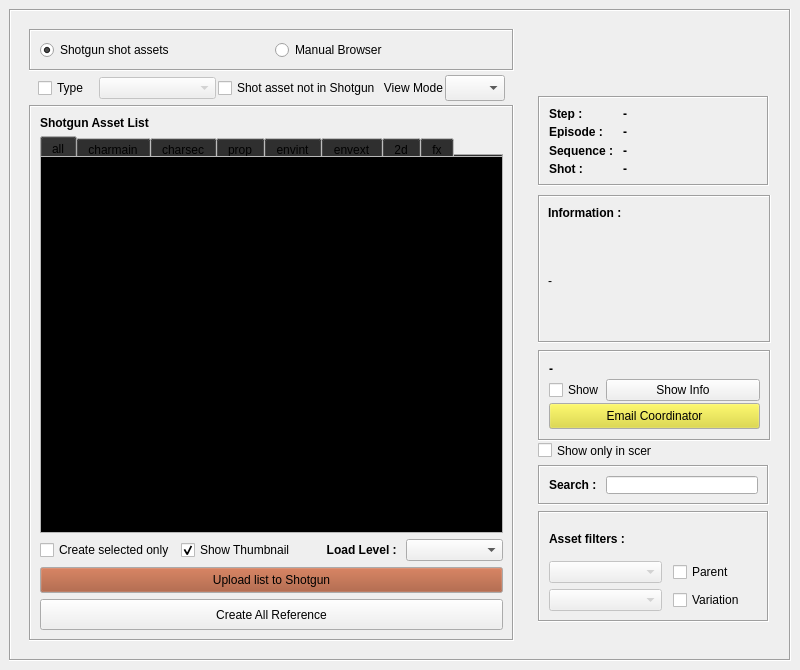
<?xml version="1.0" encoding="UTF-8"?>
<ui version="4.0">
 <class>loaderWindow</class>
 <widget class="QMainWindow" name="loaderWindow">
  <property name="geometry">
   <rect>
    <x>0</x>
    <y>0</y>
    <width>800</width>
    <height>670</height>
   </rect>
  </property>
  <property name="minimumSize">
   <size>
    <width>800</width>
    <height>0</height>
   </size>
  </property>
  <property name="windowTitle">
   <string>Arx Anim Loader v.1.0</string>
  </property>
  <widget class="QWidget" name="centralwidget">
   <layout class="QHBoxLayout" name="horizontalLayout_3">
    <item>
     <widget class="QFrame" name="frame">
      <property name="frameShape">
       <enum>QFrame::Box</enum>
      </property>
      <property name="frameShadow">
       <enum>QFrame::Sunken</enum>
      </property>
      <layout class="QHBoxLayout" name="horizontalLayout_15">
       <item>
        <widget class="QFrame" name="frame_5">
         <property name="minimumSize">
          <size>
           <width>311</width>
           <height>611</height>
          </size>
         </property>
         <property name="frameShape">
          <enum>QFrame::NoFrame</enum>
         </property>
         <property name="frameShadow">
          <enum>QFrame::Raised</enum>
         </property>
         <layout class="QVBoxLayout" name="verticalLayout_3">
          <property name="spacing">
           <number>2</number>
          </property>
          <item>
           <widget class="QFrame" name="frame_3">
            <property name="frameShape">
             <enum>QFrame::Box</enum>
            </property>
            <property name="frameShadow">
             <enum>QFrame::Sunken</enum>
            </property>
            <layout class="QHBoxLayout" name="horizontalLayout">
             <item>
              <widget class="QRadioButton" name="shotgun_radioButton">
               <property name="text">
                <string>Shotgun shot assets</string>
               </property>
               <property name="checked">
                <bool>true</bool>
               </property>
              </widget>
             </item>
             <item>
              <widget class="QRadioButton" name="manualBrowser_radioButton">
               <property name="text">
                <string>Manual Browser</string>
               </property>
              </widget>
             </item>
            </layout>
           </widget>
          </item>
          <item>
           <widget class="QFrame" name="frame_6">
            <property name="frameShape">
             <enum>QFrame::NoFrame</enum>
            </property>
            <property name="frameShadow">
             <enum>QFrame::Raised</enum>
            </property>
            <layout class="QHBoxLayout" name="horizontalLayout_6" stretch="1,2,0,1,1">
             <property name="spacing">
              <number>2</number>
             </property>
             <property name="leftMargin">
              <number>9</number>
             </property>
             <property name="topMargin">
              <number>2</number>
             </property>
             <property name="rightMargin">
              <number>9</number>
             </property>
             <property name="bottomMargin">
              <number>2</number>
             </property>
             <item>
              <widget class="QCheckBox" name="type_checkBox">
               <property name="text">
                <string>Type</string>
               </property>
              </widget>
             </item>
             <item>
              <widget class="QComboBox" name="type_comboBox">
               <property name="enabled">
                <bool>false</bool>
               </property>
              </widget>
             </item>
             <item>
              <widget class="QCheckBox" name="showMayaAsset_checkBox">
               <property name="text">
                <string>Shot asset not in Shotgun</string>
               </property>
              </widget>
             </item>
             <item>
              <widget class="QLabel" name="label_4">
               <property name="font">
                <font>
                 <weight>50</weight>
                 <bold>false</bold>
                </font>
               </property>
               <property name="text">
                <string>View Mode</string>
               </property>
               <property name="alignment">
                <set>Qt::AlignRight|Qt::AlignTrailing|Qt::AlignVCenter</set>
               </property>
              </widget>
             </item>
             <item>
              <widget class="QComboBox" name="viewMode_comboBox">
               <property name="maximumSize">
                <size>
                 <width>60</width>
                 <height>30</height>
                </size>
               </property>
               <property name="font">
                <font>
                 <pointsize>11</pointsize>
                </font>
               </property>
              </widget>
             </item>
            </layout>
           </widget>
          </item>
          <item>
           <widget class="QFrame" name="frame_2">
            <property name="minimumSize">
             <size>
              <width>291</width>
              <height>520</height>
             </size>
            </property>
            <property name="frameShape">
             <enum>QFrame::Box</enum>
            </property>
            <property name="frameShadow">
             <enum>QFrame::Sunken</enum>
            </property>
            <layout class="QVBoxLayout" name="verticalLayout">
             <item>
              <layout class="QHBoxLayout" name="horizontalLayout_5" stretch="2,1">
               <item>
                <widget class="QLabel" name="main_label">
                 <property name="font">
                  <font>
                   <weight>75</weight>
                   <bold>true</bold>
                  </font>
                 </property>
                 <property name="text">
                  <string>Shotgun Asset List</string>
                 </property>
                </widget>
               </item>
               <item>
                <widget class="QLabel" name="extra_label">
                 <property name="text">
                  <string/>
                 </property>
                 <property name="alignment">
                  <set>Qt::AlignCenter</set>
                 </property>
                </widget>
               </item>
              </layout>
             </item>
             <item>
              <layout class="QVBoxLayout" name="verticalLayout_7" stretch="1,12">
               <property name="spacing">
                <number>0</number>
               </property>
               <item>
                <widget class="QTabWidget" name="asset_tabWidget">
                 <property name="maximumSize">
                  <size>
                   <width>16777215</width>
                   <height>20</height>
                  </size>
                 </property>
                 <property name="palette">
                  <palette>
                   <active>
                    <colorrole role="Button">
                     <brush brushstyle="SolidPattern">
                      <color alpha="255">
                       <red>40</red>
                       <green>40</green>
                       <blue>40</blue>
                      </color>
                     </brush>
                    </colorrole>
                    <colorrole role="Shadow">
                     <brush brushstyle="SolidPattern">
                      <color alpha="255">
                       <red>20</red>
                       <green>20</green>
                       <blue>20</blue>
                      </color>
                     </brush>
                    </colorrole>
                   </active>
                   <inactive>
                    <colorrole role="Button">
                     <brush brushstyle="SolidPattern">
                      <color alpha="255">
                       <red>40</red>
                       <green>40</green>
                       <blue>40</blue>
                      </color>
                     </brush>
                    </colorrole>
                    <colorrole role="Shadow">
                     <brush brushstyle="SolidPattern">
                      <color alpha="255">
                       <red>20</red>
                       <green>20</green>
                       <blue>20</blue>
                      </color>
                     </brush>
                    </colorrole>
                   </inactive>
                   <disabled>
                    <colorrole role="Button">
                     <brush brushstyle="SolidPattern">
                      <color alpha="255">
                       <red>40</red>
                       <green>40</green>
                       <blue>40</blue>
                      </color>
                     </brush>
                    </colorrole>
                    <colorrole role="Shadow">
                     <brush brushstyle="SolidPattern">
                      <color alpha="255">
                       <red>20</red>
                       <green>20</green>
                       <blue>20</blue>
                      </color>
                     </brush>
                    </colorrole>
                   </disabled>
                  </palette>
                 </property>
                 <property name="currentIndex">
                  <number>0</number>
                 </property>
                 <property name="elideMode">
                  <enum>Qt::ElideNone</enum>
                 </property>
                 <widget class="QWidget" name="all">
                  <attribute name="title">
                   <string>all</string>
                  </attribute>
                 </widget>
                 <widget class="QWidget" name="charmain_2">
                  <attribute name="title">
                   <string>charmain</string>
                  </attribute>
                  <layout class="QVBoxLayout" name="verticalLayout_13"/>
                 </widget>
                 <widget class="QWidget" name="charsec_2">
                  <attribute name="title">
                   <string>charsec</string>
                  </attribute>
                  <layout class="QVBoxLayout" name="verticalLayout_8"/>
                 </widget>
                 <widget class="QWidget" name="prop_2">
                  <attribute name="title">
                   <string>prop</string>
                  </attribute>
                  <layout class="QVBoxLayout" name="verticalLayout_9"/>
                 </widget>
                 <widget class="QWidget" name="envint_2">
                  <attribute name="title">
                   <string>envint</string>
                  </attribute>
                  <layout class="QVBoxLayout" name="verticalLayout_10"/>
                 </widget>
                 <widget class="QWidget" name="envext_2">
                  <attribute name="title">
                   <string>envext</string>
                  </attribute>
                  <layout class="QVBoxLayout" name="verticalLayout_11"/>
                 </widget>
                 <widget class="QWidget" name="twoD_2">
                  <attribute name="title">
                   <string>2d</string>
                  </attribute>
                  <layout class="QVBoxLayout" name="verticalLayout_12"/>
                 </widget>
                 <widget class="QWidget" name="fx_2">
                  <attribute name="title">
                   <string>fx</string>
                  </attribute>
                  <layout class="QVBoxLayout" name="verticalLayout_14"/>
                 </widget>
                </widget>
               </item>
               <item>
                <widget class="QListWidget" name="main_listWidget">
                 <property name="palette">
                  <palette>
                   <active>
                    <colorrole role="Base">
                     <brush brushstyle="SolidPattern">
                      <color alpha="255">
                       <red>0</red>
                       <green>0</green>
                       <blue>0</blue>
                      </color>
                     </brush>
                    </colorrole>
                   </active>
                   <inactive>
                    <colorrole role="Base">
                     <brush brushstyle="SolidPattern">
                      <color alpha="255">
                       <red>0</red>
                       <green>0</green>
                       <blue>0</blue>
                      </color>
                     </brush>
                    </colorrole>
                   </inactive>
                   <disabled>
                    <colorrole role="Base">
                     <brush brushstyle="SolidPattern">
                      <color alpha="255">
                       <red>240</red>
                       <green>240</green>
                       <blue>240</blue>
                      </color>
                     </brush>
                    </colorrole>
                   </disabled>
                  </palette>
                 </property>
                 <property name="font">
                  <font>
                   <pointsize>9</pointsize>
                   <weight>75</weight>
                   <bold>true</bold>
                  </font>
                 </property>
                 <property name="contextMenuPolicy">
                  <enum>Qt::CustomContextMenu</enum>
                 </property>
                 <property name="defaultDropAction">
                  <enum>Qt::IgnoreAction</enum>
                 </property>
                 <property name="selectionMode">
                  <enum>QAbstractItemView::ExtendedSelection</enum>
                 </property>
                 <property name="movement">
                  <enum>QListView::Static</enum>
                 </property>
                 <property name="isWrapping" stdset="0">
                  <bool>false</bool>
                 </property>
                 <property name="resizeMode">
                  <enum>QListView::Adjust</enum>
                 </property>
                 <property name="layoutMode">
                  <enum>QListView::SinglePass</enum>
                 </property>
                 <property name="viewMode">
                  <enum>QListView::ListMode</enum>
                 </property>
                 <property name="wordWrap">
                  <bool>true</bool>
                 </property>
                 <property name="sortingEnabled">
                  <bool>false</bool>
                 </property>
                </widget>
               </item>
              </layout>
             </item>
             <item>
              <layout class="QHBoxLayout" name="horizontalLayout_4">
               <item>
                <widget class="QCheckBox" name="selectedReference_checkBox">
                 <property name="text">
                  <string>Create selected only</string>
                 </property>
                 <property name="checked">
                  <bool>false</bool>
                 </property>
                </widget>
               </item>
               <item>
                <widget class="QCheckBox" name="thumbnail_checkBox">
                 <property name="text">
                  <string>Show Thumbnail</string>
                 </property>
                 <property name="checked">
                  <bool>true</bool>
                 </property>
                </widget>
               </item>
               <item>
                <widget class="QLabel" name="label_6">
                 <property name="font">
                  <font>
                   <weight>75</weight>
                   <bold>true</bold>
                  </font>
                 </property>
                 <property name="text">
                  <string>Load Level : </string>
                 </property>
                 <property name="alignment">
                  <set>Qt::AlignRight|Qt::AlignTrailing|Qt::AlignVCenter</set>
                 </property>
                </widget>
               </item>
               <item>
                <widget class="QComboBox" name="loadLevel_comboBox"/>
               </item>
              </layout>
             </item>
             <item>
              <widget class="QPushButton" name="uploadAsset_pushButton">
               <property name="minimumSize">
                <size>
                 <width>0</width>
                 <height>26</height>
                </size>
               </property>
               <property name="palette">
                <palette>
                 <active>
                  <colorrole role="Button">
                   <brush brushstyle="SolidPattern">
                    <color alpha="255">
                     <red>162</red>
                     <green>79</green>
                     <blue>46</blue>
                    </color>
                   </brush>
                  </colorrole>
                 </active>
                 <inactive>
                  <colorrole role="Button">
                   <brush brushstyle="SolidPattern">
                    <color alpha="255">
                     <red>162</red>
                     <green>79</green>
                     <blue>46</blue>
                    </color>
                   </brush>
                  </colorrole>
                 </inactive>
                 <disabled>
                  <colorrole role="Button">
                   <brush brushstyle="SolidPattern">
                    <color alpha="255">
                     <red>162</red>
                     <green>79</green>
                     <blue>46</blue>
                    </color>
                   </brush>
                  </colorrole>
                 </disabled>
                </palette>
               </property>
               <property name="text">
                <string>Upload list to Shotgun</string>
               </property>
              </widget>
             </item>
             <item>
              <widget class="QPushButton" name="createReference_pushButton">
               <property name="minimumSize">
                <size>
                 <width>271</width>
                 <height>31</height>
                </size>
               </property>
               <property name="text">
                <string>Create All Reference</string>
               </property>
              </widget>
             </item>
            </layout>
           </widget>
          </item>
         </layout>
        </widget>
       </item>
       <item>
        <widget class="QFrame" name="frame_4">
         <property name="minimumSize">
          <size>
           <width>251</width>
           <height>611</height>
          </size>
         </property>
         <property name="maximumSize">
          <size>
           <width>251</width>
           <height>900</height>
          </size>
         </property>
         <property name="frameShape">
          <enum>QFrame::NoFrame</enum>
         </property>
         <property name="frameShadow">
          <enum>QFrame::Raised</enum>
         </property>
         <widget class="QFrame" name="filter_frame">
          <property name="geometry">
           <rect>
            <x>9</x>
            <y>491</y>
            <width>231</width>
            <height>111</height>
           </rect>
          </property>
          <property name="frameShape">
           <enum>QFrame::Box</enum>
          </property>
          <property name="frameShadow">
           <enum>QFrame::Sunken</enum>
          </property>
          <layout class="QGridLayout" name="gridLayout_2" columnstretch="4,3">
           <property name="horizontalSpacing">
            <number>11</number>
           </property>
           <item row="2" column="0">
            <widget class="QComboBox" name="parent_comboBox">
             <property name="enabled">
              <bool>false</bool>
             </property>
            </widget>
           </item>
           <item row="3" column="1">
            <widget class="QCheckBox" name="variation_checkBox">
             <property name="text">
              <string>Variation</string>
             </property>
            </widget>
           </item>
           <item row="3" column="0">
            <widget class="QComboBox" name="variation_comboBox">
             <property name="enabled">
              <bool>false</bool>
             </property>
            </widget>
           </item>
           <item row="2" column="1">
            <widget class="QCheckBox" name="parent_checkBox">
             <property name="text">
              <string>Parent</string>
             </property>
            </widget>
           </item>
           <item row="0" column="0">
            <widget class="QLabel" name="label_9">
             <property name="font">
              <font>
               <weight>75</weight>
               <bold>true</bold>
              </font>
             </property>
             <property name="text">
              <string>Asset filters : </string>
             </property>
            </widget>
           </item>
          </layout>
         </widget>
         <widget class="QFrame" name="projectInfo_frame">
          <property name="geometry">
           <rect>
            <x>9</x>
            <y>76</y>
            <width>231</width>
            <height>90</height>
           </rect>
          </property>
          <property name="maximumSize">
           <size>
            <width>233</width>
            <height>93</height>
           </size>
          </property>
          <property name="frameShape">
           <enum>QFrame::Box</enum>
          </property>
          <property name="frameShadow">
           <enum>QFrame::Sunken</enum>
          </property>
          <layout class="QGridLayout" name="gridLayout" columnstretch="1,2">
           <item row="2" column="0">
            <widget class="QLabel" name="label_3">
             <property name="font">
              <font>
               <weight>75</weight>
               <bold>true</bold>
              </font>
             </property>
             <property name="text">
              <string>Sequence : </string>
             </property>
            </widget>
           </item>
           <item row="3" column="1">
            <widget class="QLabel" name="shot_label">
             <property name="font">
              <font>
               <weight>75</weight>
               <bold>true</bold>
              </font>
             </property>
             <property name="text">
              <string>-</string>
             </property>
            </widget>
           </item>
           <item row="3" column="0">
            <widget class="QLabel" name="label_5">
             <property name="font">
              <font>
               <weight>75</weight>
               <bold>true</bold>
              </font>
             </property>
             <property name="text">
              <string>Shot : </string>
             </property>
            </widget>
           </item>
           <item row="1" column="1">
            <widget class="QLabel" name="episode_label">
             <property name="font">
              <font>
               <weight>75</weight>
               <bold>true</bold>
              </font>
             </property>
             <property name="text">
              <string>-</string>
             </property>
            </widget>
           </item>
           <item row="1" column="0">
            <widget class="QLabel" name="label">
             <property name="font">
              <font>
               <weight>75</weight>
               <bold>true</bold>
              </font>
             </property>
             <property name="text">
              <string>Episode : </string>
             </property>
            </widget>
           </item>
           <item row="2" column="1">
            <widget class="QLabel" name="sequence_label">
             <property name="font">
              <font>
               <weight>75</weight>
               <bold>true</bold>
              </font>
             </property>
             <property name="text">
              <string>-</string>
             </property>
            </widget>
           </item>
           <item row="0" column="0">
            <widget class="QLabel" name="label_2">
             <property name="font">
              <font>
               <weight>75</weight>
               <bold>true</bold>
              </font>
             </property>
             <property name="text">
              <string>Step : </string>
             </property>
            </widget>
           </item>
           <item row="0" column="1">
            <widget class="QLabel" name="step_label">
             <property name="font">
              <font>
               <weight>75</weight>
               <bold>true</bold>
              </font>
             </property>
             <property name="text">
              <string>-</string>
             </property>
            </widget>
           </item>
          </layout>
         </widget>
         <widget class="QFrame" name="inforamtion_frame">
          <property name="geometry">
           <rect>
            <x>9</x>
            <y>175</y>
            <width>233</width>
            <height>148</height>
           </rect>
          </property>
          <property name="minimumSize">
           <size>
            <width>233</width>
            <height>148</height>
           </size>
          </property>
          <property name="maximumSize">
           <size>
            <width>233</width>
            <height>138</height>
           </size>
          </property>
          <property name="frameShape">
           <enum>QFrame::Box</enum>
          </property>
          <property name="frameShadow">
           <enum>QFrame::Sunken</enum>
          </property>
          <widget class="QLabel" name="label_15">
           <property name="geometry">
            <rect>
             <x>10</x>
             <y>10</y>
             <width>91</width>
             <height>16</height>
            </rect>
           </property>
           <property name="font">
            <font>
             <weight>75</weight>
             <bold>true</bold>
            </font>
           </property>
           <property name="text">
            <string>Information : </string>
           </property>
          </widget>
          <widget class="QLabel" name="information_label">
           <property name="geometry">
            <rect>
             <x>10</x>
             <y>30</y>
             <width>211</width>
             <height>111</height>
            </rect>
           </property>
           <property name="font">
            <font>
             <pointsize>9</pointsize>
             <weight>50</weight>
             <bold>false</bold>
            </font>
           </property>
           <property name="text">
            <string>-</string>
           </property>
          </widget>
         </widget>
         <widget class="QCheckBox" name="showSceneAsset_checkBox">
          <property name="geometry">
           <rect>
            <x>9</x>
            <y>422</y>
            <width>114</width>
            <height>17</height>
           </rect>
          </property>
          <property name="text">
           <string>Show only in scene</string>
          </property>
          <property name="checked">
           <bool>false</bool>
          </property>
         </widget>
         <widget class="QFrame" name="search_frame">
          <property name="geometry">
           <rect>
            <x>9</x>
            <y>445</y>
            <width>231</width>
            <height>40</height>
           </rect>
          </property>
          <property name="minimumSize">
           <size>
            <width>0</width>
            <height>0</height>
           </size>
          </property>
          <property name="maximumSize">
           <size>
            <width>233</width>
            <height>40</height>
           </size>
          </property>
          <property name="frameShape">
           <enum>QFrame::Box</enum>
          </property>
          <property name="frameShadow">
           <enum>QFrame::Sunken</enum>
          </property>
          <layout class="QHBoxLayout" name="horizontalLayout_2">
           <item>
            <widget class="QLabel" name="label_7">
             <property name="font">
              <font>
               <weight>75</weight>
               <bold>true</bold>
              </font>
             </property>
             <property name="text">
              <string>Search : </string>
             </property>
            </widget>
           </item>
           <item>
            <widget class="QLineEdit" name="search_lineEdit">
             <property name="text">
              <string/>
             </property>
            </widget>
           </item>
          </layout>
         </widget>
         <widget class="QLabel" name="logo_label">
          <property name="geometry">
           <rect>
            <x>9</x>
            <y>9</y>
            <width>221</width>
            <height>61</height>
           </rect>
          </property>
          <property name="minimumSize">
           <size>
            <width>221</width>
            <height>61</height>
           </size>
          </property>
          <property name="maximumSize">
           <size>
            <width>221</width>
            <height>61</height>
           </size>
          </property>
          <property name="font">
           <font>
            <weight>75</weight>
            <bold>true</bold>
           </font>
          </property>
          <property name="text">
           <string/>
          </property>
         </widget>
         <widget class="QFrame" name="information2_frame">
          <property name="geometry">
           <rect>
            <x>9</x>
            <y>330</y>
            <width>233</width>
            <height>91</height>
           </rect>
          </property>
          <property name="minimumSize">
           <size>
            <width>0</width>
            <height>0</height>
           </size>
          </property>
          <property name="frameShape">
           <enum>QFrame::Box</enum>
          </property>
          <property name="frameShadow">
           <enum>QFrame::Sunken</enum>
          </property>
          <layout class="QVBoxLayout" name="verticalLayout_5">
           <property name="spacing">
            <number>2</number>
           </property>
           <item>
            <widget class="QLabel" name="info2_label">
             <property name="maximumSize">
              <size>
               <width>16777215</width>
               <height>16</height>
              </size>
             </property>
             <property name="font">
              <font>
               <weight>75</weight>
               <bold>true</bold>
              </font>
             </property>
             <property name="text">
              <string>-</string>
             </property>
            </widget>
           </item>
           <item>
            <layout class="QHBoxLayout" name="horizontalLayout_7" stretch="1,3">
             <item>
              <widget class="QCheckBox" name="showWrongAsset_checkBox">
               <property name="text">
                <string>Show</string>
               </property>
              </widget>
             </item>
             <item>
              <widget class="QPushButton" name="showInfo_pushButton">
               <property name="text">
                <string>Show Info</string>
               </property>
              </widget>
             </item>
            </layout>
           </item>
           <item>
            <widget class="QPushButton" name="email_pushButton">
             <property name="minimumSize">
              <size>
               <width>0</width>
               <height>26</height>
              </size>
             </property>
             <property name="palette">
              <palette>
               <active>
                <colorrole role="Button">
                 <brush brushstyle="SolidPattern">
                  <color alpha="255">
                   <red>222</red>
                   <green>216</green>
                   <blue>42</blue>
                  </color>
                 </brush>
                </colorrole>
                <colorrole role="ButtonText">
                 <brush brushstyle="SolidPattern">
                  <color alpha="255">
                   <red>2</red>
                   <green>2</green>
                   <blue>2</blue>
                  </color>
                 </brush>
                </colorrole>
               </active>
               <inactive>
                <colorrole role="Button">
                 <brush brushstyle="SolidPattern">
                  <color alpha="255">
                   <red>222</red>
                   <green>216</green>
                   <blue>42</blue>
                  </color>
                 </brush>
                </colorrole>
                <colorrole role="ButtonText">
                 <brush brushstyle="SolidPattern">
                  <color alpha="255">
                   <red>2</red>
                   <green>2</green>
                   <blue>2</blue>
                  </color>
                 </brush>
                </colorrole>
               </inactive>
               <disabled>
                <colorrole role="Button">
                 <brush brushstyle="SolidPattern">
                  <color alpha="255">
                   <red>222</red>
                   <green>216</green>
                   <blue>42</blue>
                  </color>
                 </brush>
                </colorrole>
                <colorrole role="ButtonText">
                 <brush brushstyle="SolidPattern">
                  <color alpha="255">
                   <red>120</red>
                   <green>120</green>
                   <blue>120</blue>
                  </color>
                 </brush>
                </colorrole>
               </disabled>
              </palette>
             </property>
             <property name="text">
              <string>Email Coordinator</string>
             </property>
            </widget>
           </item>
          </layout>
         </widget>
        </widget>
       </item>
      </layout>
     </widget>
    </item>
   </layout>
  </widget>
  <widget class="QMenuBar" name="menubar">
   <property name="geometry">
    <rect>
     <x>0</x>
     <y>0</y>
     <width>800</width>
     <height>21</height>
    </rect>
   </property>
  </widget>
 </widget>
 <resources/>
 <connections>
  <connection>
   <sender>type_checkBox</sender>
   <signal>toggled(bool)</signal>
   <receiver>type_comboBox</receiver>
   <slot>setEnabled(bool)</slot>
   <hints>
    <hint type="sourcelabel">
     <x>470</x>
     <y>550</y>
    </hint>
    <hint type="destinationlabel">
     <x>414</x>
     <y>550</y>
    </hint>
   </hints>
  </connection>
  <connection>
   <sender>parent_checkBox</sender>
   <signal>toggled(bool)</signal>
   <receiver>parent_comboBox</receiver>
   <slot>setEnabled(bool)</slot>
   <hints>
    <hint type="sourcelabel">
     <x>466</x>
     <y>579</y>
    </hint>
    <hint type="destinationlabel">
     <x>417</x>
     <y>573</y>
    </hint>
   </hints>
  </connection>
  <connection>
   <sender>variation_checkBox</sender>
   <signal>toggled(bool)</signal>
   <receiver>variation_comboBox</receiver>
   <slot>setEnabled(bool)</slot>
   <hints>
    <hint type="sourcelabel">
     <x>468</x>
     <y>604</y>
    </hint>
    <hint type="destinationlabel">
     <x>432</x>
     <y>598</y>
    </hint>
   </hints>
  </connection>
 </connections>
</ui>
